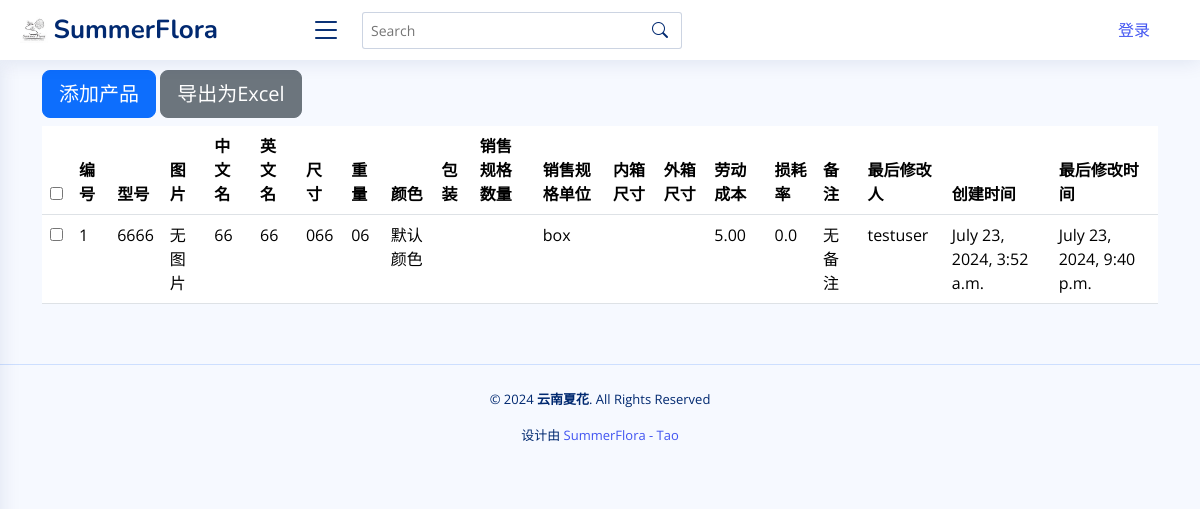
/product_list/, run on an earlier commit of the app's database.
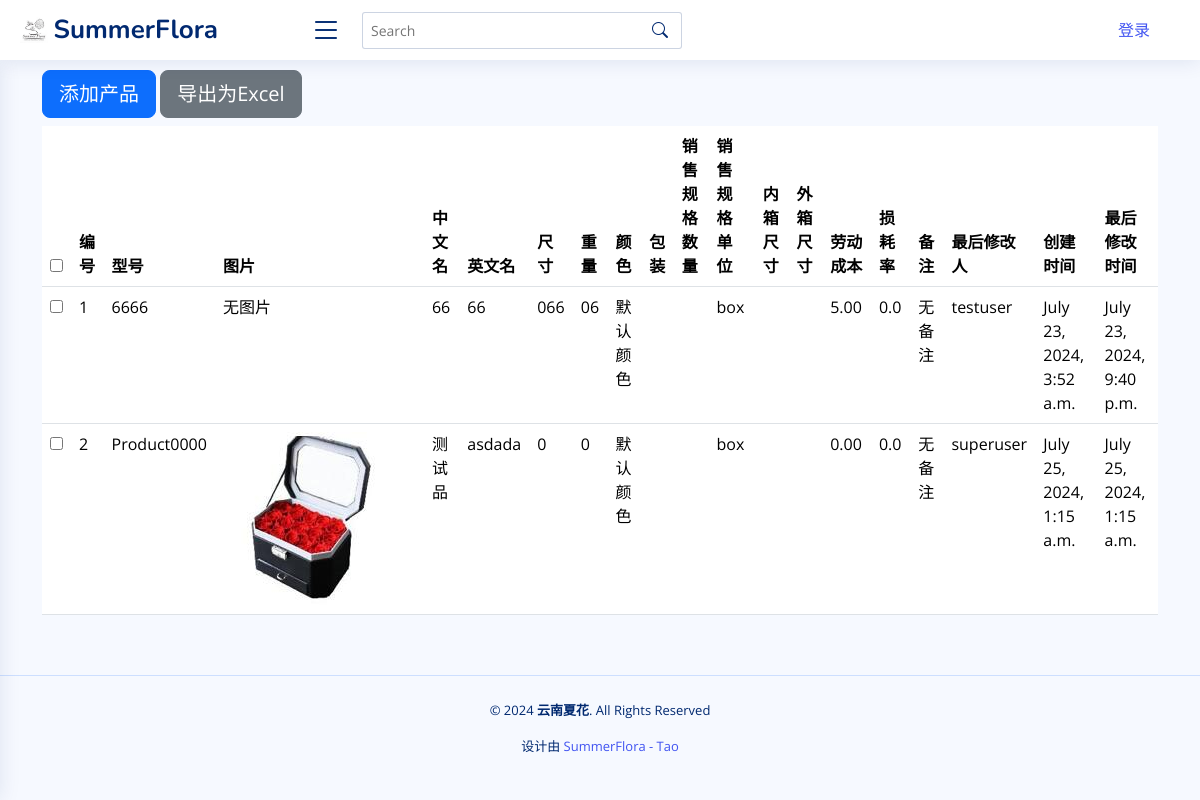
And on a later commit of the database.
### app01/models.py (models this page shows, shortened)
class Product(models.Model):
    model = models.CharField(
        max_length=100, blank=False, default="Product0000", primary_key=True
    )
    product_type = models.ForeignKey(
        ProductType, on_delete=models.SET_NULL, null=True, blank=True
    )
    image = models.ImageField(
        upload_to=product_directory_path, null=True, blank=True, default=None
    )
    attachment = models.FileField(
        upload_to=product_directory_path, null=True, blank=True
    )  # 支持上传视频
    materials = models.ManyToManyField("FlowerMaterial", through="ProductMaterial")
    chinese_name = models.CharField(max_length=200)
    english_name = models.CharField(max_length=200)
    size = models.CharField(max_length=200, blank=True, default="0")
    weight = models.CharField(max_length=200, blank=True, default="0")
    color = models.CharField(max_length=200, blank=True, default="默认颜色")
    package = models.CharField(max_length=200, blank=True, default="默认包装")
    sale_spec_quantity = models.CharField(
        max_length=200, help_text="销售规格的数字", blank=True, default=""
    )
    sale_spec_unit = models.CharField(
        max_length=10,
        help_text="销售规格的单位",
        choices=[("box", "box"), ("pcs", "pcs"), ("g", "g"), ("kg", "kg")],
        blank=True,
        null=True,
        default="box",
    )
    inner_box_long = models.FloatField(
        help_text="长度，单位：cm", null=True, blank=True, default=0.0
    )
    inner_box_width = models.FloatField(
        help_text="宽度，单位：cm", null=True, blank=True, default=0.0
    )
    inner_box_height = models.FloatField(
        help_text="高度，单位：cm", null=True, blank=True, default=0.0
    )
    outer_box_length = models.FloatField(
        help_text="长度，单位：cm", null=True, blank=True, default=0.0
    )
    outer_box_width = models.FloatField(
        help_text="宽度，单位：cm", null=True, blank=True, default=0.0
    )
    outer_box_height = models.FloatField(
        help_text="高度，单位：cm", null=True, blank=True, default=0.0
    )
    labor_cost = models.DecimalField(max_digits=10, decimal_places=2, default=0.0)
    loss_rate = models.FloatField(default=0.0)
    profit_margin = models.DecimalField(max_digits=5, decimal_places=2, default=0.0)
    description = models.CharField(max_length=200, blank=True, default="无备注")
    created_by = models.ForeignKey(
        settings.AUTH_USER_MODEL,
        on_delete=models.SET_NULL,
        null=True,
        blank=True,
        default=None,
    )
    created_at = models.DateTimeField(editable=False)
    updated_at = models.DateTimeField()
    @property
    def inner_box_size(self):
        return (
            f"{self.inner_box_long} * {self.inner_box_width} * {self.inner_box_height} cm"
            if self.inner_box_long and self.inner_box_width and self.inner_box_height
            else ""
        )
    @property
    def outer_box_size(self):
        return (
            f"{self.outer_box_length} * {self.outer_box_width} * {self.outer_box_height} cm"
            if self.outer_box_length and self.outer_box_width and self.outer_box_height
            else ""
        )

class CustomUser(AbstractUser):
    def __str__(self):
        return self.username

### app01/views.py (the view)
# urls.py: path("product_list/", product_list, name="product_list"),
def product_list(request):
    products = Product.objects.all()
    return render(
        request,
        "product_list.html",
        {
            "products": products,
            "current_user": request.user,
        },
    )

### app01/templates/product_list.html (shortened to what this page needs)
{% extends 'base.html' %}
{% load static %}
{% block content %}
<section class="section">
  <div class="container">
    <div class="row mb-4">
      <div class="col-lg-12">
        <a href="{% url 'add_product' %}" class="btn btn-primary btn-lg mb-2">添加产品</a>
        <button id="export-button" class="btn btn-secondary btn-lg mb-2">导出为Excel</button>
        <div class="table-responsive">
          <table class="table table-hover table-fixed" id="products-table">
            <thead>
              <tr>
                <th><input type="checkbox" id="select-all"></th>
                <th>编号</th>
                <th>型号</th>
                <th>图片</th>
                <th>中文名</th>
                <th>英文名</th>
                <th>尺寸</th>
                <th>重量</th>
                <th>颜色</th>
                <th>包装</th>
                <th>销售规格数量</th>
                <th>销售规格单位</th>
                <th>内箱尺寸</th>
                <th>外箱尺寸</th>
                <th>劳动成本</th>
                <th>损耗率</th>
                <th>备注</th>
                <th>最后修改人</th>
                <th>创建时间</th>
                <th>最后修改时间</th>
              </tr>
            </thead>
            <tbody>
              {% for product in products %}
              <tr>
                <td><input type="checkbox" class="select-item"></td>
                <td>{{ forloop.counter }}</td>
                <td onclick="window.location.href='{% url 'product_details' product.model %}'">{{ product.model }}</td>
                <td class="fixed-image-cell">
                  {% if product.image %}
                  <img src="{{ product.image.url }}" alt="图片">
                  {% else %}
                  无图片
                  {% endif %}
                </td>
                <td>{{ product.chinese_name }}</td>
                <td>{{ product.english_name }}</td>
                <td>{{ product.size }}</td>
                <td>{{ product.weight }}</td>
                <td>{{ product.color }}</td>
                <td>{{ product.Package }}</td>
                <td>{{ product.sale_spec_quantity }}</td>
                <td>{{ product.sale_spec_unit }}</td>
                <td>{{ product.inner_box_size }}</td>
                <td>{{ product.outer_box_size }}</td>
                <td>{{ product.labor_cost }}</td>
                <td>{{ product.loss_rate }}</td>
                <td>{{ product.description }}</td>
                <td>{{ product.created_by.username }}</td>
                <td>{{ product.created_at }}</td>
                <td>{{ product.updated_at }}</td>
              </tr>
              {% endfor %}
            </tbody>
          </table>
        </div>
      </div>
    </div>
  </div>
</section>
{% endblock %}

### app01/templates/base.html (shortened to what this page needs)
<!DOCTYPE html>
<html lang="en">
<head>
    {% load static %}
    <link href="https://cdn.jsdelivr.net/npm/simple-datatables@latest/dist/style.css" rel="stylesheet" type="text/css">
    <link href="{% static 'assets/vendor/bootstrap/css/bootstrap.min.css' %}" rel="stylesheet">
    <link href="{% static 'assets/vendor/bootstrap-icons/bootstrap-icons.css' %}" rel="stylesheet">
    <link href="{% static 'assets/vendor/boxicons/css/boxicons.min.css' %}" rel="stylesheet">
    <link href="{% static 'assets/vendor/quill/quill.snow.css' %}" rel="stylesheet">
    <link href="{% static 'assets/vendor/quill/quill.bubble.css' %}" rel="stylesheet">
    <link href="{% static 'assets/vendor/remixicon/remixicon.css' %}" rel="stylesheet">
    <link href="{% static 'assets/vendor/simple-datatables/style.css' %}" rel="stylesheet">
    <link href="https://cdn.quilljs.com/1.3.6/quill.snow.css" rel="stylesheet">
    <link href="{% static 'assets/css/style.css' %}" rel="stylesheet">
</head>
<body>
<header id="header" class="header fixed-top d-flex align-items-center">
    <div class="d-flex align-items-center justify-content-between">
        <a href="/home" class="logo d-flex align-items-center">
            <img src="/static/assets/web_picture/flora logo.jpg" alt="logo">
            <span class="d-none d-lg-block">SummerFlora</span>
        </a>
        <i class="bi bi-list toggle-sidebar-btn"></i>
    </div>
    <div class="search-bar">
        <form class="search-form d-flex align-items-center" method="POST" action="#">
            <input type="text" name="query" placeholder="Search" title="Enter search keyword">
            <button type="submit" title="Search"><i class="bi bi-search"></i></button>
        </form>
    </div>
<div class="header-user ms-auto" style="margin-right: 50px;">
    {% if current_user.is_authenticated %}
    <div class="dropdown">
        <button class="dropbtn">
            <i class="bi bi-person"></i>
            <span class="username">{{ current_user.username }}</span>
        </button>
        <div class="dropdown-content">
            <a href="{% url 'profile' %}">账户信息</a>
            <a href="/login">退出登录</a>
        </div>
    </div>
    {% else %}
    <a href="/login">登录</a>
    {% endif %}
</div>
</header>
<main id="main" class="main" style="margin-top:50px;">
    {% block content %}{% endblock content %}
  </main>
  <footer id="footer" class="footer">
     <div class="credits text-center">
                <p>© 2024 <strong><span>云南夏花</span></strong>. All Rights Reserved</p>
                <p>设计由 <a href="http://www.summerflora.cn"> SummerFlora - Tao</a></p>
              </div>
  </footer>
</body>
</html>

### app01/static/assets/css/style.css (style rules this page uses)
:root { scroll-behavior: smooth; }
body { font-family: "Open Sans", sans-serif; background: #f6f9ff; color: #444444; }
a { color: #4154f1; text-decoration: none; }
#main { margin-top: 60px; padding: 20px 30px; transition: all 0.3s; }
.logo { line-height: 1; }
@media (min-width: 1200px) { .logo { width: 280px; } }
.logo img { max-height: 26px; margin-right: 6px; }
.logo span { font-size: 26px; font-weight: 700; color: #012970; font-family: "Nunito", sans-serif; }
.header { transition: all 0.5s; z-index: 997; height: 60px; box-shadow: 0px 2px 20px rgba(1, 41, 112, 0.1); background-color: #fff; padding-left: 20px; }
.header .toggle-sidebar-btn { font-size: 32px; padding-left: 10px; cursor: pointer; color: #012970; }
.header .search-bar { min-width: 360px; padding: 0 20px; }
.header .search-form { width: 100%; }
.header .search-form input { border: 0; font-size: 14px; color: #012970; border: 1px solid rgba(1, 41, 112, 0.2); padding: 7px 38px 7px 8px; border-radius: 3px; transition: 0.3s; width: 100%; }
.header .search-form button { border: 0; padding: 0; margin-left: -30px; background: none; }
.header .search-form button i { color: #012970; }
@media (min-width: 1200px) { #main, #footer { margin-left: 10px; } }
@media (min-width: 1200px) { .toggle-sidebar #main, .toggle-sidebar #footer { margin-left: 0; } }
.footer { padding: 20px 0; font-size: 14px; transition: all 0.3s; border-top: 1px solid #cddfff; }
.footer .credits { padding-top: 5px; text-align: center; font-size: 13px; color: #012970; }

What changed in the data, as far as the page shows it:
added Product: model "Product0000", image (picture), chinese_name "测试品", english_name "asdada", size "0", weight "0", color "默认颜色", sale_spec_unit "box", labor_cost "0.00", loss_rate "0.0", description "无备注", created_by.username "superuser", created_at "July 25, 2024, 1:15 a.m.", updated_at "July 25, 2024, 1:15 a.m."
